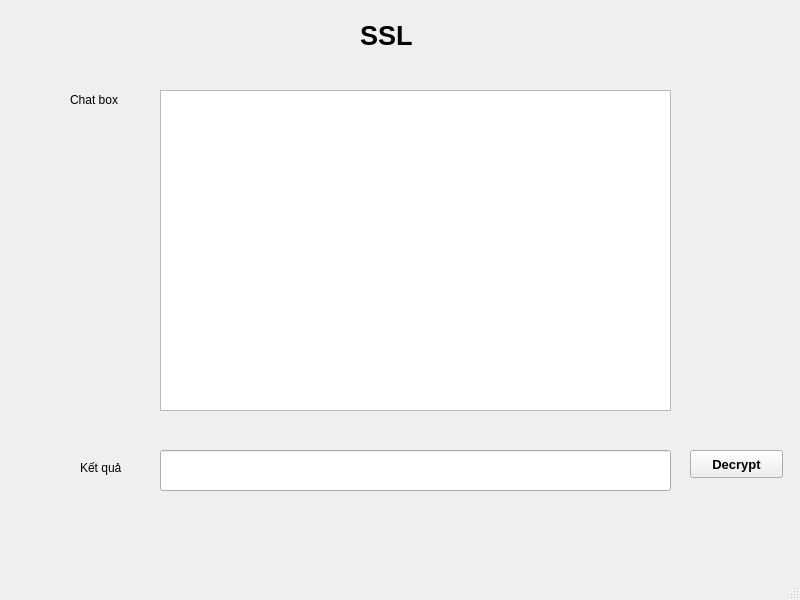
<?xml version="1.0" encoding="UTF-8"?>
<ui version="4.0">
 <class>MainWindow</class>
 <widget class="QMainWindow" name="MainWindow">
  <property name="geometry">
   <rect>
    <x>0</x>
    <y>0</y>
    <width>800</width>
    <height>600</height>
   </rect>
  </property>
  <property name="windowTitle">
   <string>MainWindow</string>
  </property>
  <widget class="QWidget" name="centralwidget">
   <widget class="QPushButton" name="btn_send">
    <property name="geometry">
     <rect>
      <x>690</x>
      <y>450</y>
      <width>93</width>
      <height>28</height>
     </rect>
    </property>
    <property name="font">
     <font>
      <pointsize>10</pointsize>
      <weight>75</weight>
      <bold>true</bold>
     </font>
    </property>
    <property name="text">
     <string>Decrypt</string>
    </property>
   </widget>
   <widget class="QLabel" name="label_2">
    <property name="geometry">
     <rect>
      <x>70</x>
      <y>90</y>
      <width>61</width>
      <height>20</height>
     </rect>
    </property>
    <property name="text">
     <string>Chat box</string>
    </property>
   </widget>
   <widget class="QLabel" name="label">
    <property name="geometry">
     <rect>
      <x>360</x>
      <y>10</y>
      <width>141</width>
      <height>51</height>
     </rect>
    </property>
    <property name="font">
     <font>
      <pointsize>20</pointsize>
      <weight>75</weight>
      <bold>true</bold>
     </font>
    </property>
    <property name="text">
     <string>SSL</string>
    </property>
   </widget>
   <widget class="QLabel" name="label_3">
    <property name="geometry">
     <rect>
      <x>80</x>
      <y>460</y>
      <width>55</width>
      <height>16</height>
     </rect>
    </property>
    <property name="text">
     <string>Kết quả</string>
    </property>
   </widget>
   <widget class="QPlainTextEdit" name="plainTextEdit_chat">
    <property name="geometry">
     <rect>
      <x>160</x>
      <y>90</y>
      <width>511</width>
      <height>321</height>
     </rect>
    </property>
   </widget>
   <widget class="QLineEdit" name="lineEdit_input">
    <property name="geometry">
     <rect>
      <x>160</x>
      <y>450</y>
      <width>511</width>
      <height>41</height>
     </rect>
    </property>
   </widget>
  </widget>
  <widget class="QMenuBar" name="menubar">
   <property name="geometry">
    <rect>
     <x>0</x>
     <y>0</y>
     <width>800</width>
     <height>26</height>
    </rect>
   </property>
  </widget>
  <widget class="QStatusBar" name="statusbar"/>
 </widget>
 <resources/>
 <connections/>
</ui>
